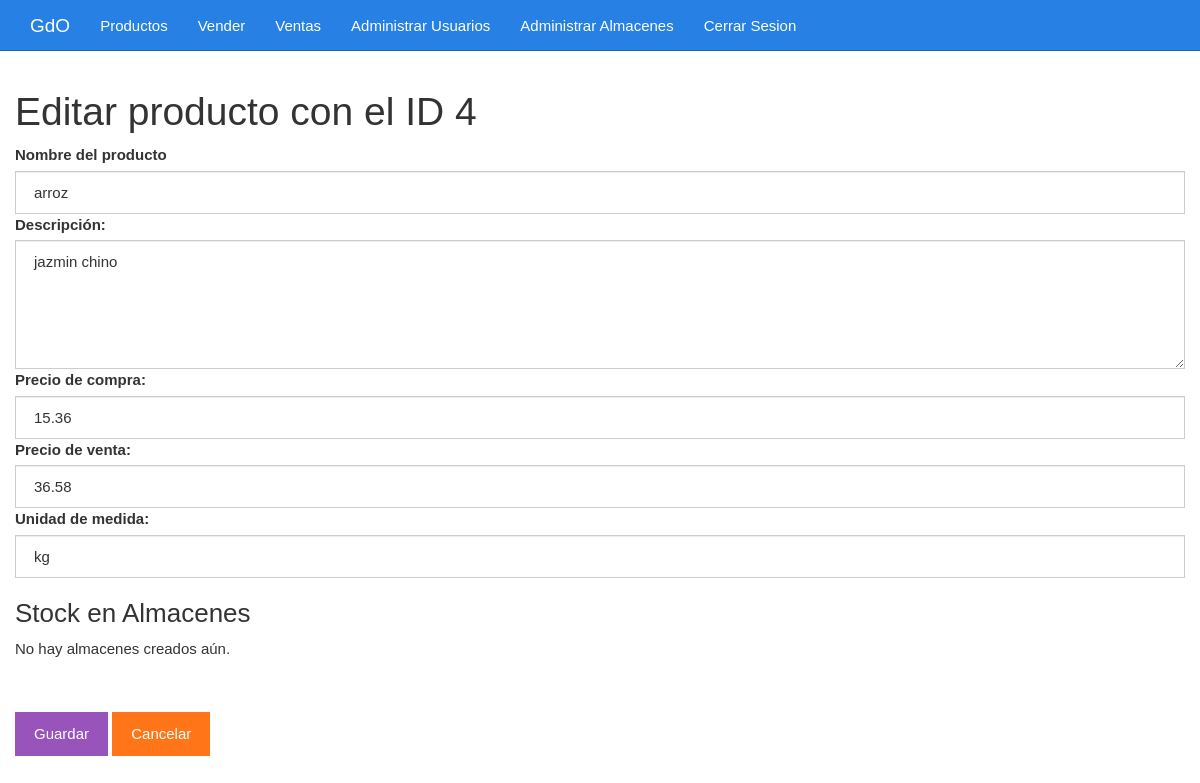
The app's page /admin/editar.php?id=4, older data.
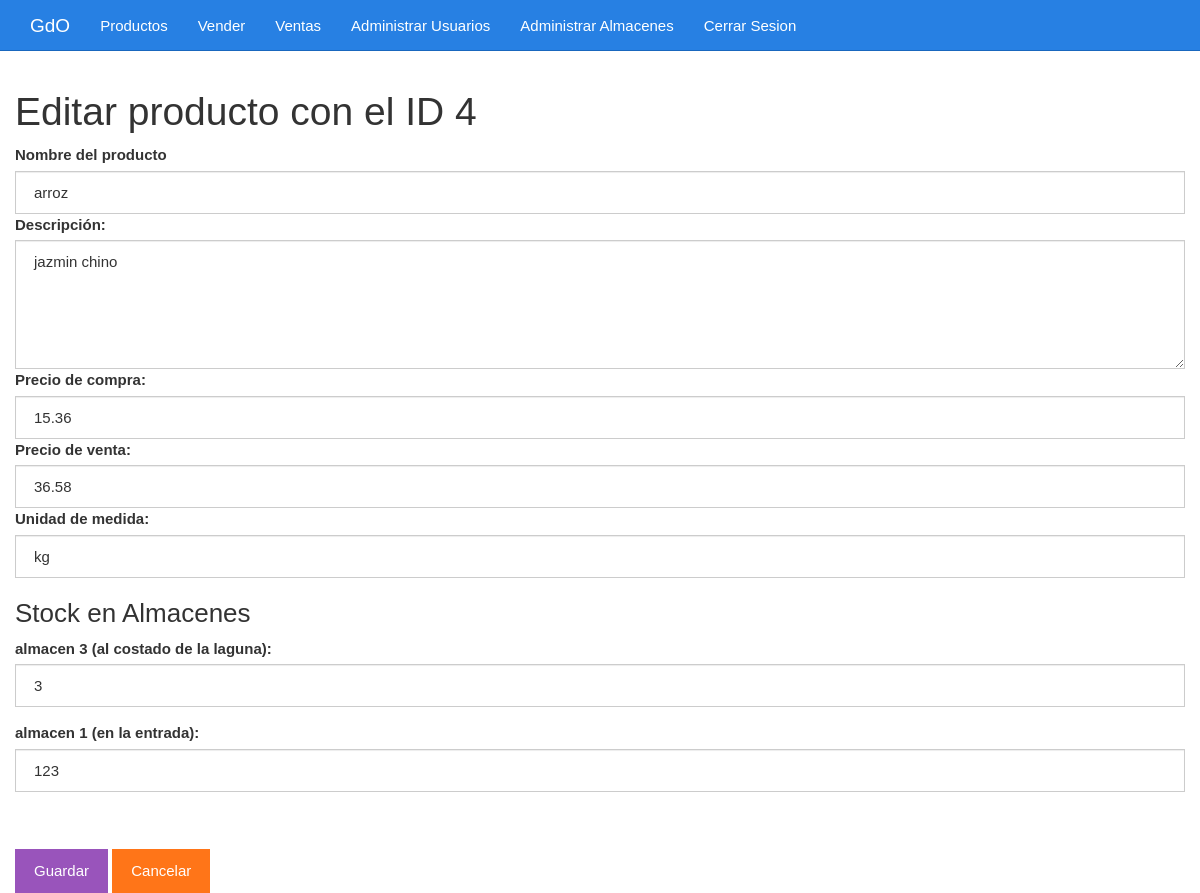
The same page, newer data.
### tables this page shows
CREATE TABLE `almacenes` (
  `id` int NOT NULL,
  `nombre` varchar(255) NOT NULL,
  `ubicacion` varchar(255) DEFAULT NULL,
  `fecha_creacion` timestamp NULL DEFAULT CURRENT_TIMESTAMP
);

### admin/editar.php (the view, shortened to what this page needs)
<?php
$id_producto = $_GET["id"];
include_once "../base/conexion.php";
$sentencia_producto = $conexion->prepare("SELECT id, nombre, descripcion, precio_compra, precio_venta, unidad_medida FROM productos WHERE id = ?;");
$sentencia_producto->execute([$id_producto]);
$producto = $sentencia_producto->fetch(PDO::FETCH_OBJ);
$sentencia_almacenes = $conexion->query("SELECT id, nombre, ubicacion FROM almacenes");
$almacenes = $sentencia_almacenes->fetchAll(PDO::FETCH_OBJ);
$sentencia_stock = $conexion->prepare("SELECT almacen_id, stock FROM stock_almacen WHERE producto_id = ?");
$sentencia_stock->execute([$id_producto]);
$stock_producto_almacen = $sentencia_stock->fetchAll(PDO::FETCH_KEY_PAIR);
?>
<?php include_once "./diseño/encabezado.php" ?>
    <div class="col-xs-12">
        <h1>Editar producto con el ID <?php echo $producto->id; ?></h1>
        <form method="post" action="./guardarDatosEditados.php">
            <label for="nombre">Nombre del producto </label>
            <input value="<?php echo $producto->nombre ?>" class="form-control" name="nombre" required type="text" id="nombre" placeholder="Escribe el nombre">
            <label for="descripcion">Descripción:</label>
            <textarea required id="descripcion" name="descripcion" cols="30" rows="5" class="form-control"><?php echo $producto->descripcion ?></textarea>
            <label for="precioCompra">Precio de compra:</label>
            <input value="<?php echo $producto->precio_compra ?>" class="form-control" name="precio_compra" required type="number" id="precio_compra" placeholder="Precio de compra" step="0.01">
            <label for="precioVenta">Precio de venta:</label>
            <input value="<?php echo $producto->precio_venta ?>" class="form-control" name="precio_venta" required type="number" id="precio_venta" placeholder="Precio de venta" step="0.01">
            <label for="unidad_medida">Unidad de medida:</label>
            <input value="<?php echo $producto->unidad_medida ?>" class="form-control" name="unidad_medida" required type="text" id="unidad_medida" placeholder="tipo de medida ej: kg, toneladas, bolsas">
            <h3>Stock en Almacenes</h3>
            <?php if (!empty($almacenes)): ?>
                <?php foreach ($almacenes as $almacen): ?>
                    <div class="form-group">
                        <label for="stock_<?php echo $almacen->id; ?>"><?php echo htmlspecialchars($almacen->nombre); ?> (<?php echo htmlspecialchars($almacen->ubicacion ?? 'Sin ubicación'); ?>):</label>
                        <input type="number" class="form-control" id="stock_<?php echo $almacen->id; ?>" name="stock[<?php echo $almacen->id; ?>]" value="<?php echo $stock_producto_almacen[$almacen->id] ?? 0; ?>" min="0">
                    </div>
                <?php endforeach; ?>
            <?php else: ?>
                <p>No hay almacenes creados aún.</p>
            <?php endif; ?>
            <br><br><input class="btn btn-info" type="submit" value="Guardar">
            <a class="btn btn-warning" href="./listar.php">Cancelar</a>
        </form>
    </div>
<?php include_once "./diseño/pie.php" ?>

Row changes from the older to the newer data that the page shows:
added almacenes: nombre "almacen 3", ubicacion "al costado de la laguna", id "3"
added almacenes: nombre "almacen 1", ubicacion "en la entrada", id "123"
Text that changed along with them:
text no longer shown: "No hay almacenes creados aún."
